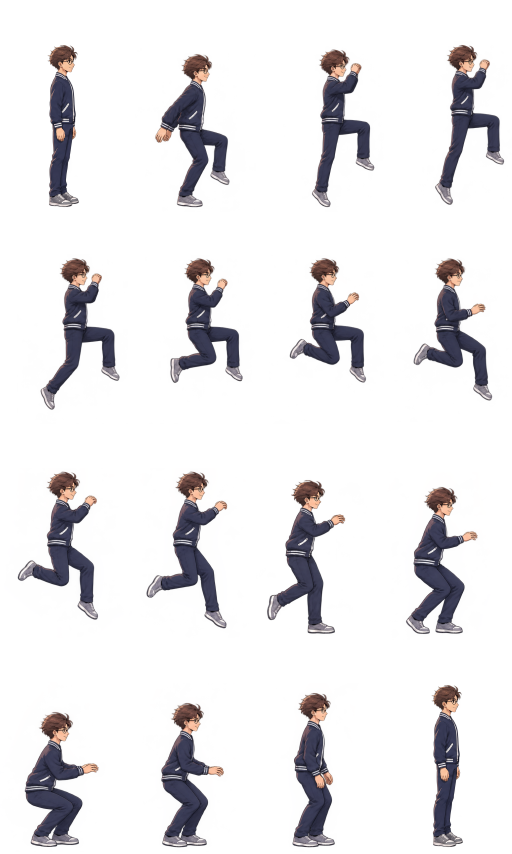
#> input picture art/protagonist/anime-jump-profile-v2/jump-sheet.png, 1536 x 2560 px, given in place of jump-ascent-source.png, which was not available (shown at 1/3 size)
$ python register.py
#> lines starting #> are read from the running program, lines starting #| are printed output that depends on the picture
"""Register whole cels; distinguish right takeoff toe from left landing toe."""
from pathlib import Path
import json,numpy as np
from PIL import Image
from scipy.ndimage import label,find_objects
root=Path(__file__).resolve().parents[1]
sources=['jump-ascent-source.png','jump-landing-source.png','jump-contact-correction.png']
images={p:np.array(Image.open(root/p).convert('RGBA')) for p in sources}
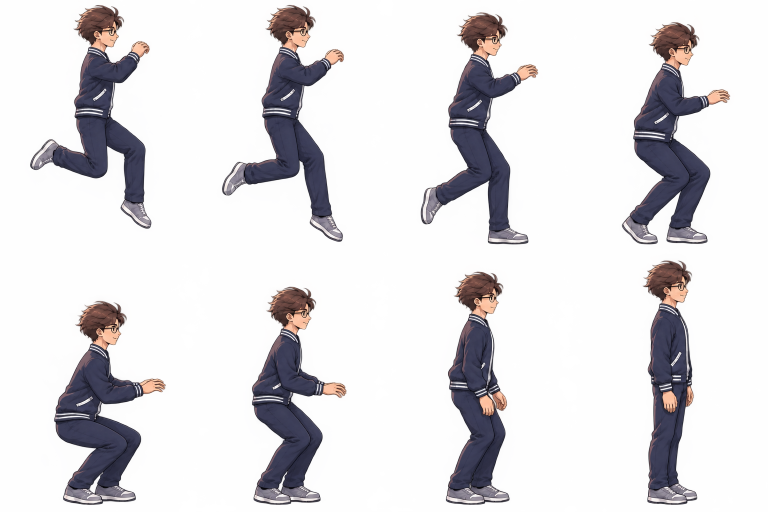
#> input picture art/protagonist/anime-jump-profile-v2/jump-landing-source.png, 1536 x 1024 px (shown at 1/2 size)
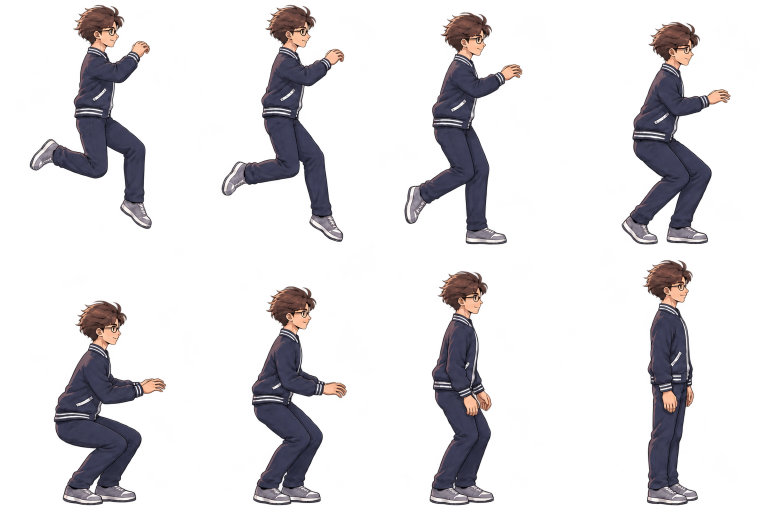
#> input picture art/protagonist/anime-jump-profile-v2/jump-contact-correction.png, 1536 x 1024 px (shown at 1/2 size)
#> images = 3 items
a=images[sources[0]][:512,:384];y,x=np.where(a[:,:,3]>180);scale=484/(int(y.max())-int(y.min()))
#> after `a = images[sources[0]][:512, :384]`:
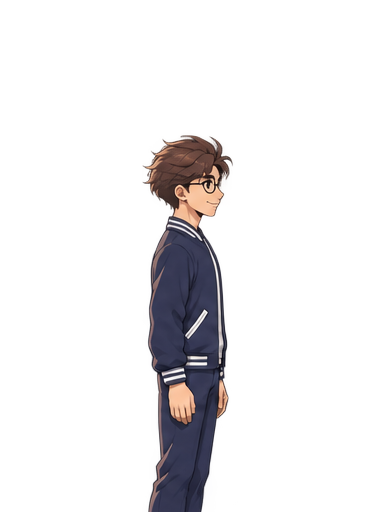
#> a: shape (512, 384, 4); mean of channels 0, 1, 2, 3 11.3, 9.7, 11.1, 29.9; transparent parts drawn white
#> after `scale = 484 / (int(y.max()) - int(y.min()))`: scale = 1.29
times=[40,110,60,80,85,85,130,90,100,120,50,60,90,80,70,50]
phases=['ready','right-load-left-knee-rise','right-toe-push-arms-pull','right-leg-long-rising','right-knee-fold-early','right-knee-fold-more','apex-left-knee-high','left-leg-opens-down','left-leg-extends-down','left-ready-right-trails','left-first-contact','left-brakes-right-settles','both-low-compression','stand-up-half','stand-up-settle','idle']
air_head_x={3:234,4:224,5:214,6:205,7:198,8:192,9:185}
frames=[]
for i in range(16):
 source=sources[2] if i==10 else sources[i//8];k=i%8;c=images[source][k//4*512:(k//4+1)*512,k%4*384:(k%4+1)*384];rgb=c[:,:,:3].astype(int);y,x=np.where(c[:,:,3]>180);l,t,r,b=map(int,[x.min(),y.min(),x.max(),y.max()]);yy,xx=np.indices(c.shape[:2]);hair=(c[:,:,3]>180)&(yy<t+72)&(rgb[:,:,0]>45)&(rgb[:,:,0]<180)&(rgb[:,:,0]>rgb[:,:,1]+9)&(rgb[:,:,1]>rgb[:,:,2]+3)
 lab,n=label(hair);parts=[]
 for j,s in enumerate(find_objects(lab)):
  size=np.count_nonzero(lab[s]==j+1)
  if size>100:parts.append((size,s))
#> (the run stopped early here; a loop or call above may not have finished)
